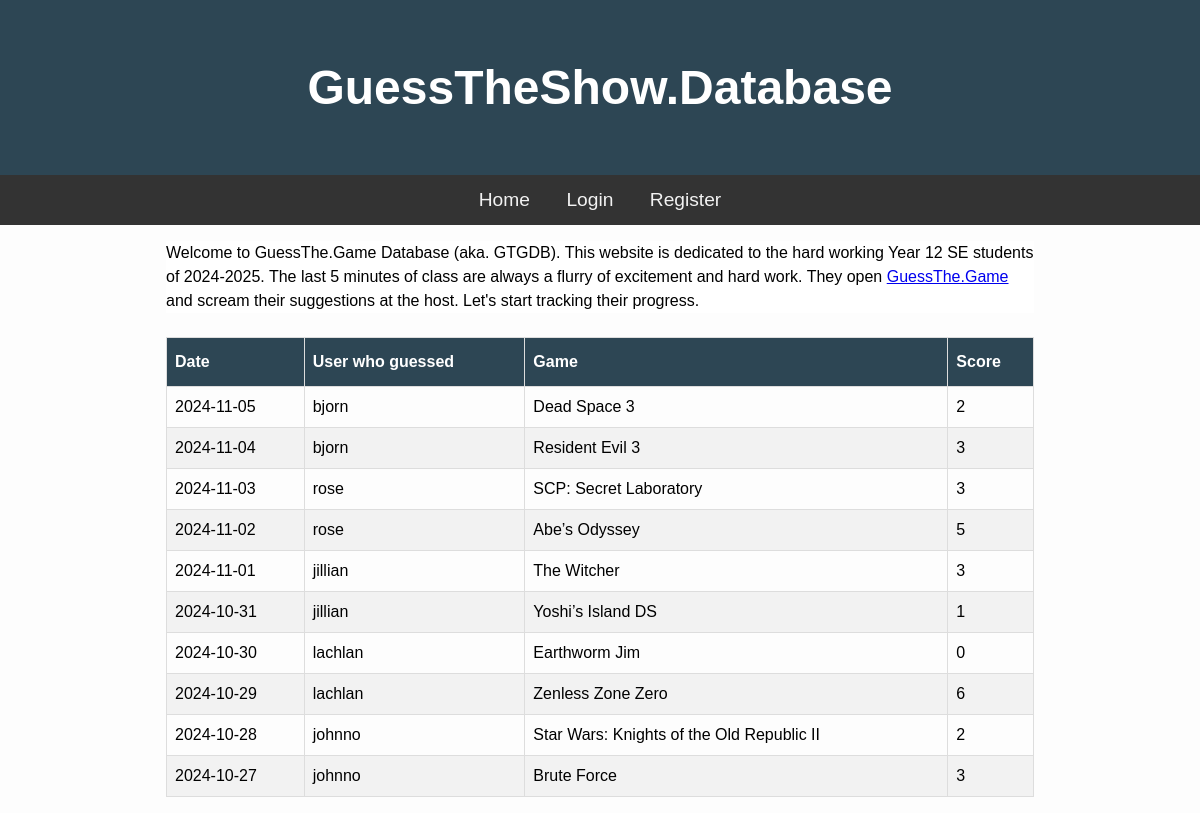
Before: / with the older database file.
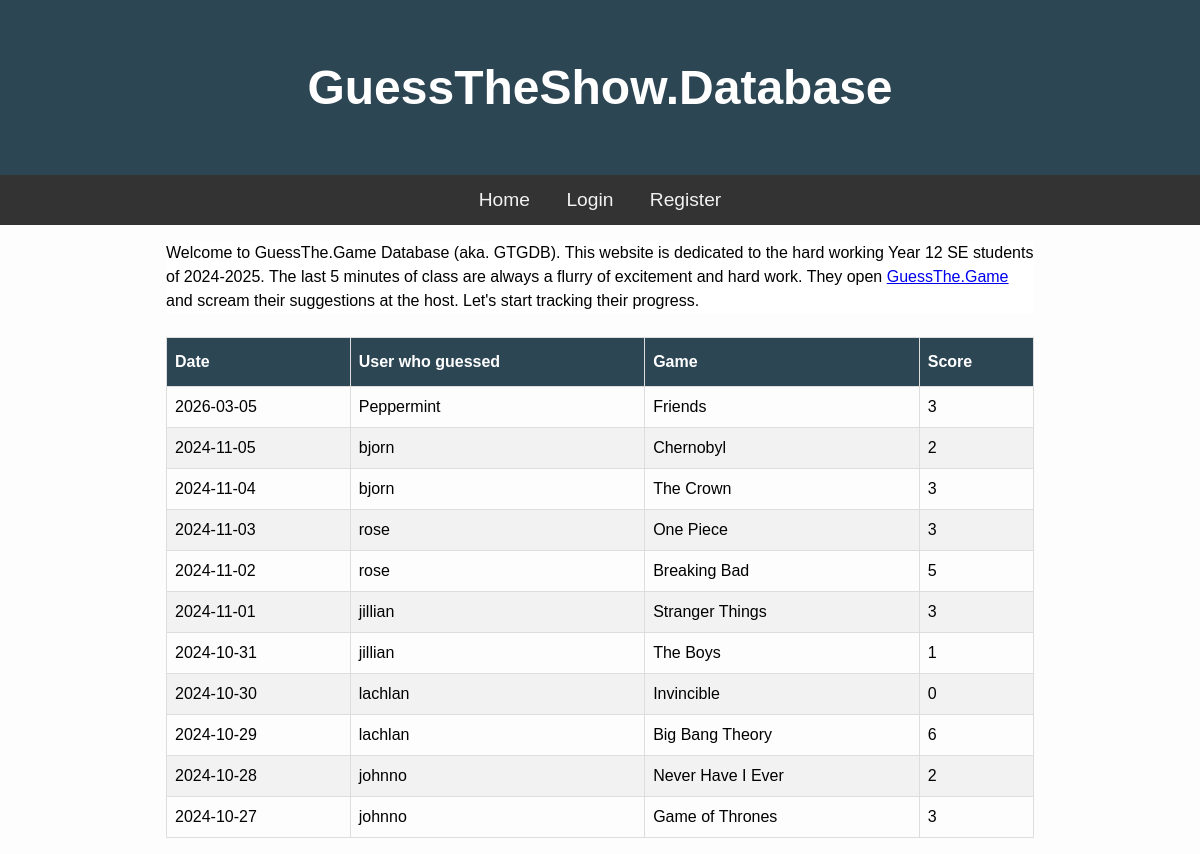
After: the same page with the newer database file.
### tables this page shows
CREATE TABLE Guesses (id INTEGER PRIMARY KEY AUTOINCREMENT, user_id INTEGER, date TEXT NOT NULL, score INTEGER, "game" TEXT NOT NULL);

CREATE TABLE Users (id INTEGER PRIMARY KEY AUTOINCREMENT, username TEXT UNIQUE NOT NULL, password NOT NULL, salt TEXT);

### main.py (the view)
@app.route("/")
def Home():
    guessData = db.GetAllGuesses() # Note: the new line
    return render_template("index1.html", guesses=guessData) #Note: passing data

### db.py (called while the page is built)
def GetDB():
    db = sqlite3.connect("C:\\Users\\hhmin\\OneDrive\\Documents\\GTGD8\\github\\.database\\gtg.db")
    db.row_factory = sqlite3.Row
    return db

def GetAllGuesses():
    db = GetDB()
    guesses = db.execute("""SELECT Guesses.date, Guesses.game, Guesses.score, Users.username
                            FROM Guesses JOIN Users ON Guesses.user_id = Users.id
                            ORDER BY date DESC""").fetchall()
    db.close()
    return guesses

### main.py (called while the page is built)
@app.after_request
def add_security_headers(response):
    response.headers['Strict-Transport-Security'] = 'max-age=31536000; includeSubDomains'
    response.headers['X-Content-Type-Options'] = 'nosniff'
    response.headers["Cache-Control"] = "no-cache, no-store, must-revalidate"
    response.headers["Pragma"] = "no-cache"
    response.headers["Expires"] = "0"
    response.headers["Vary"] = "Cookie"
    return response

### templates/index1.html (shortened to what this page needs)
{% extends "base.html" %}
{% block content %}
<div class="container">
    <p>Welcome to GuessThe.Game Database (aka. GTGDB). This website is dedicated to the hard working Year 12 SE students of 2024-2025. The last 5 minutes of class are always a flurry of excitement and hard work. They open <a href="https://guessthe.game/">GuessThe.Game</a> and scream their suggestions at the host. Let's start tracking their progress.</p>
</div>
<br>
<table class="guess_table">
    <thead>
        <th>Date</th>
        <th>User who guessed</th>
        <th>Game</th>
        <th>Score</th>
    </thead>
    <tbody>
        {% for guess in guesses %}
        <tr>
            <td>{{ guess['date'] }}</td>
            <td>{{ guess['username'] }}</td>
            <td>{{ guess['game'] }}</td>
            <td>{{ guess['score'] }}</td>
        </tr>
        {% endfor %}
    </tbody>
</table>
{% endblock %}

### templates/base.html (shortened to what this page needs)
<!DOCTYPE html>
<html lang="en">
<head>
    <link rel="stylesheet" href="static/css/style.css" />
</head>
<body>
    <h1 class="banner">GuessTheShow.Database</h1>
    <nav>
        <a href="/">Home</a>
        {% if session.get('username') %}
         <a href="/logout">Logout</a>
         {% else %}
        <a href="/login">Login</a>
        <a href="/register">Register</a>
        {% endif %}
</nav>
    <main>
        {% block content %}
        {% endblock %}
    </main>
</body>
</html>

### static/css/style.css (style rules this page uses)
* { padding: 0; margin: 0; box-sizing: border-box; }
body { background: #fdfdfd; font-family: "Nunito", sans-serif; font-size: 1rem; }
main { max-width: 900px; margin: auto; padding: 1rem; line-height: 1.5; }
.banner { padding: 60px; text-align: center; background: #2D4654; color: white; font-size: 3em; }
nav { overflow: hidden; background-color: #333; text-align: center; }
nav a { display: inline-block; color: #f2f2f2; padding: 14px 16px; text-decoration: none; font-size: 1.2em; }
.container { background-color: white; }
.guess_table { font-family: Arial, Helvetica, sans-serif; border-collapse: collapse; width: 100%; }
.guess_table td, .guess_table th { border: 1px solid #ddd; padding: 8px; }
.guess_table tr:nth-child(even) { background-color: #f2f2f2; }
.guess_table th { padding-top: 12px; padding-bottom: 12px; text-align: left; background-color: #2D4654; color: white; }

Changed rows visible on the page:
added Guesses: date "2026-03-05", username "Peppermint", game "Friends", score "3"
changed Guesses: game "Dead Space 3" → "Chernobyl"
changed Guesses: game "Resident Evil 3" → "The Crown"
changed Guesses: game "SCP: Secret Laboratory" → "One Piece"
changed Guesses: game "Abe’s Odyssey" → "Breaking Bad"
changed Guesses: game "The Witcher" → "Stranger Things"
changed Guesses: game "Yoshi’s Island DS" → "The Boys"
changed Guesses: game "Earthworm Jim" → "Invincible"
changed Guesses: game "Zenless Zone Zero" → "Big Bang Theory"
changed Guesses: game "Star Wars: Knights of the Old Republic II" → "Never Have I Ever"
changed Guesses: game "Brute Force" → "Game of Thrones"
